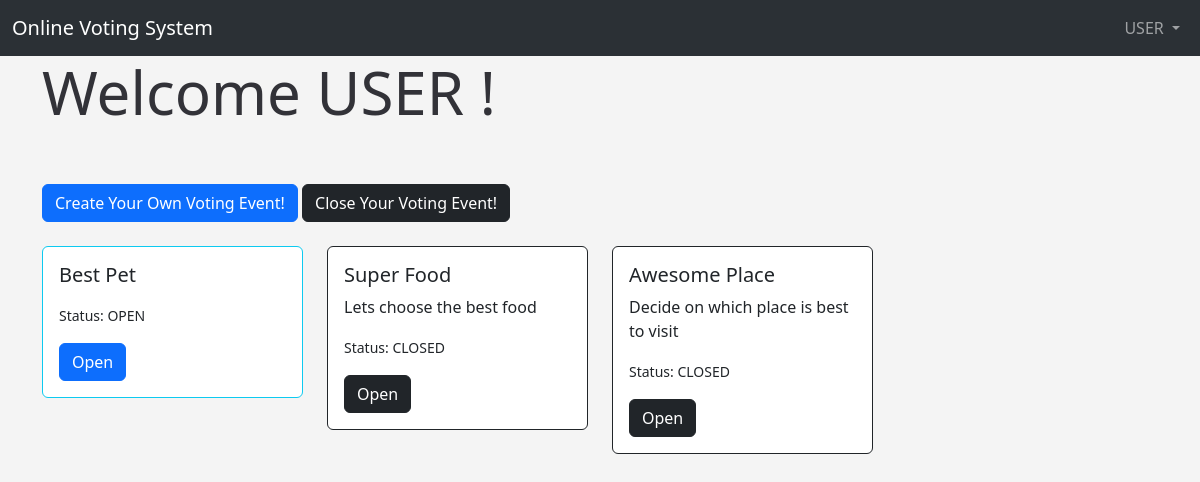
The app's page /dashboard (signed in) with its own data.
### app.py (models this page shows, shortened)
class Users(db.Model, UserMixin):
	id = db.Column(db.Integer, primary_key=True)
	username = db.Column(db.String(20), nullable=False, unique=True)
	firstname = db.Column(db.String(200), nullable=False)
	lastname = db.Column(db.String(200), nullable=False)
	email = db.Column(db.String(120), nullable=False, unique=True)
	gender = db.Column(db.String(10), nullable=False)
	date_added = db.Column(db.DateTime, default=datetime.utcnow)
	password_hash = db.Column(db.String(128))
	@property
	def password(self):
		raise AttributeError('password is not a readable attribute!')

class Voteevent(db.Model):
	id = db.Column(db.Integer, primary_key=True)
	name = db.Column(db.String(255), nullable=False, unique=True)
	status = db.Column(db.String(255), nullable=False, default='open')
	description = db.Column(db.Text)
	date_added = db.Column(db.DateTime, default=datetime.utcnow)
	created_by = db.Column(db.Integer, db.ForeignKey('users.id'))

### app.py (the view)
@app.route('/dashboard', methods=['GET', 'POST'])
@login_required
def dashboard():
	voteevents = Voteevent.query.order_by(Voteevent.date_added)
	return render_template('dashboard.html',firstname=session['firstname'], voteevents=voteevents)

### app.py (called while the page is built)
@login_manager.user_loader
def load_user(user_id):
	return Users.query.get(int(user_id))

@app.after_request
def after_request(response):
    response.headers["Cache-Control"] = "no-cache, no-store, must-revalidate"
    return response

### templates/dashboard.html (shortened to what this page needs)
{% extends 'base.html' %}
{% block content %}
<h1>Welcome {{ firstname|upper }} !</h1>
<br/><br/>
<a button type="button" class="btn btn-primary" href="{{ url_for('createvoteevent') }}">Create Your Own Voting Event!</a>
<a button type="button" class="btn btn-dark" href="{{ url_for('closevoteevent') }}">Close Your Voting Event!</a>
<br/><br/>
<div class="row row-cols-1 row-cols-md-4 g-4">
    {% for event in voteevents %}
    <div class="col">
        {% if event.status == "open" %}
      <div class="card border-info">
        {% else %}
        <div class="card border-dark">
        {% endif %}
        <div class="card-body">
          <h5 class="card-title">{{ event.name }}</h5>
          <p class="card-text">{{ event.description }}</p>
          {% if event.status == "open" %}
          <p class="card-text"><small class="text-body-primary">Status: {{ event.status|upper }}</small></p>
          <a href="{{ url_for('eventaction', eventid=event.id) }}" class="btn btn-primary">Open</a>
          {% else %}
          <p class="card-text"><small class="text-body-dark">Status: {{ event.status|upper }}</small></p>
          <a href="{{ url_for('eventaction', eventid=event.id) }}" class="btn btn-dark">Open</a>
          {% endif %}
        </div>
      </div>
    </div>
    {% endfor %}
</div>
{% endblock %}

### templates/navbar.html (shortened to what this page needs)
<nav class="navbar navbar-expand-lg bg-body-tertiary" data-bs-theme="dark">
    <div class="container-fluid">
      <a class="navbar-brand" href="{{ url_for('dashboard') }}">Online Voting System</a>
      <div class="row">
        <div class="col-6 col-md-4">
            <ul class="navbar-nav me-auto mb-2 mb-lg-0">
                <li class="nav-item dropdown">
                  <a class="nav-link dropdown-toggle" href="#" role="button" data-bs-toggle="dropdown" aria-expanded="false">
                    {{ firstname | upper }}
                  </a>
                </li>
            </ul>
        </div>
      </div>
    </div>
  </nav>

### static/css/style.css (style rules this page uses)
h1 { color: rgb(50, 50, 56); font-size:60px; }
body { background: #f4f4f4; }

### records on screen
Users: firstname "USER"
Voteevent: name "Best Pet", status "OPEN"
Voteevent: name "Super Food", description "Lets choose the best food", status "CLOSED"
Voteevent: name "Awesome Place", description "Decide on which place is best to visit", status "CLOSED"
